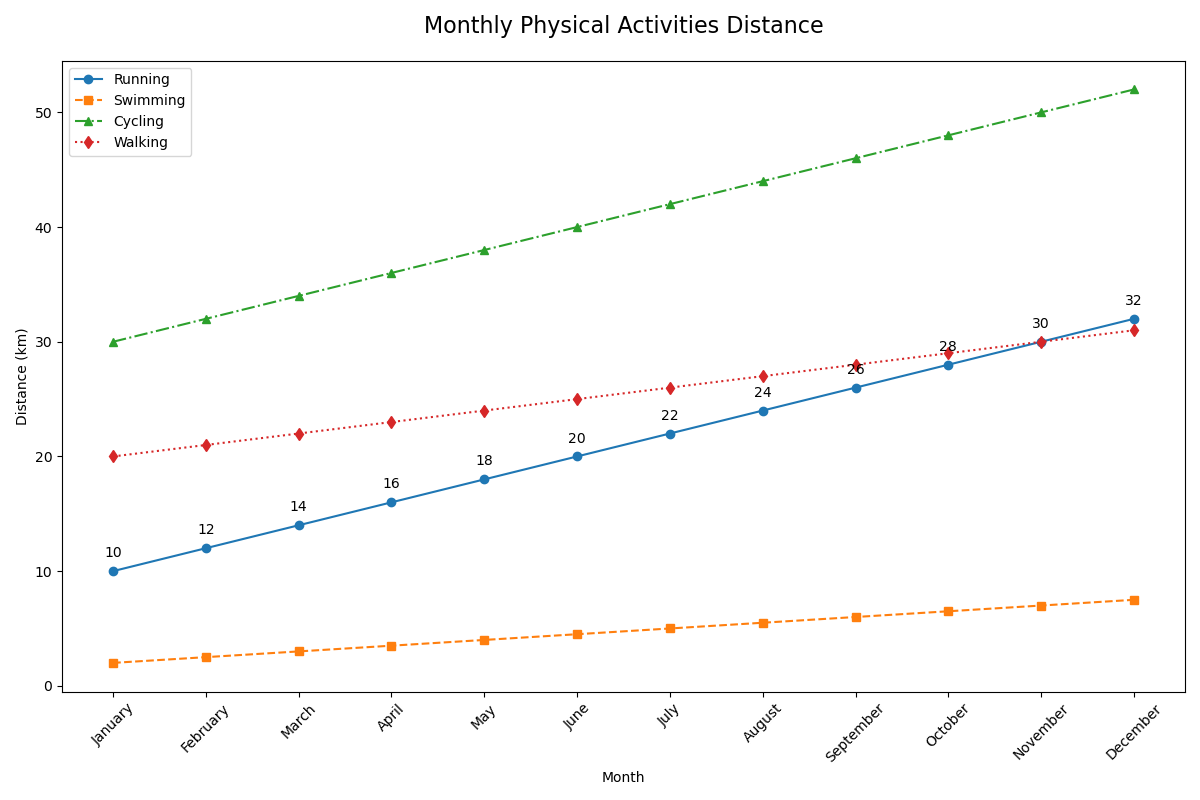

Reproduce this figure in Python.

import matplotlib.pyplot as plt

# Data provided in the question
chart_data = [
    {'Month': 'January', 'Running (km)': 10, 'Swimming (km)': 2, 'Cycling (km)': 30, 'Walking (km)': 20},
    {'Month': 'February', 'Running (km)': 12, 'Swimming (km)': 2.5, 'Cycling (km)': 32, 'Walking (km)': 21},
    {'Month': 'March', 'Running (km)': 14, 'Swimming (km)': 3, 'Cycling (km)': 34, 'Walking (km)': 22},
    {'Month': 'April', 'Running (km)': 16, 'Swimming (km)': 3.5, 'Cycling (km)': 36, 'Walking (km)': 23},
    {'Month': 'May', 'Running (km)': 18, 'Swimming (km)': 4, 'Cycling (km)': 38, 'Walking (km)': 24},
    {'Month': 'June', 'Running (km)': 20, 'Swimming (km)': 4.5, 'Cycling (km)': 40, 'Walking (km)': 25},
    {'Month': 'July', 'Running (km)': 22, 'Swimming (km)': 5, 'Cycling (km)': 42, 'Walking (km)': 26},
    {'Month': 'August', 'Running (km)': 24, 'Swimming (km)': 5.5, 'Cycling (km)': 44, 'Walking (km)': 27},
    {'Month': 'September', 'Running (km)': 26, 'Swimming (km)': 6, 'Cycling (km)': 46, 'Walking (km)': 28},
    {'Month': 'October', 'Running (km)': 28, 'Swimming (km)': 6.5, 'Cycling (km)': 48, 'Walking (km)': 29},
    {'Month': 'November', 'Running (km)': 30, 'Swimming (km)': 7, 'Cycling (km)': 50, 'Walking (km)': 30},
    {'Month': 'December', 'Running (km)': 32, 'Swimming (km)': 7.5, 'Cycling (km)': 52, 'Walking (km)': 31}
]

# Extracting the data for plotting
months = [entry['Month'] for entry in chart_data]
running_km = [entry['Running (km)'] for entry in chart_data]
swimming_km = [entry['Swimming (km)'] for entry in chart_data]
cycling_km = [entry['Cycling (km)'] for entry in chart_data]
walking_km = [entry['Walking (km)'] for entry in chart_data]

# Plotting the data
plt.figure(figsize=(12, 8))

plt.plot(months, running_km, label='Running', marker='o', linestyle='-', color='#1f77b4')
plt.plot(months, swimming_km, label='Swimming', marker='s', linestyle='--', color='#ff7f0e')
plt.plot(months, cycling_km, label='Cycling', marker='^', linestyle='-.', color='#2ca02c')
plt.plot(months, walking_km, label='Walking', marker='d', linestyle=':', color='#d62728')

# Adding the title and labels
plt.title('Monthly Physical Activities Distance', fontsize=16, pad=20)
plt.xlabel('Month')
plt.ylabel('Distance (km)')
plt.xticks(rotation=45)  # Rotate the x-axis labels for better readability

# Adding annotations
for i, txt in enumerate(running_km):
    plt.annotate(txt, (months[i], running_km[i]), textcoords="offset points", xytext=(0,10), ha='center')

# Adding a legend
plt.legend()

# Adjust layout to prevent clipping and show the plot
plt.tight_layout()
plt.show()
